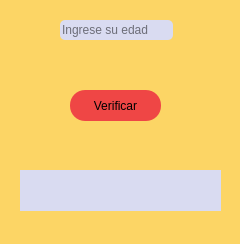
<?xml version="1.0" encoding="UTF-8"?>
<ui version="4.0">
 <class>MainWindow</class>
 <widget class="QMainWindow" name="MainWindow">
  <property name="geometry">
   <rect>
    <x>0</x>
    <y>0</y>
    <width>240</width>
    <height>244</height>
   </rect>
  </property>
  <property name="windowTitle">
   <string>MainWindow</string>
  </property>
  <property name="styleSheet">
   <string notr="true">background-color: rgb(252, 213, 101);</string>
  </property>
  <widget class="QWidget" name="centralwidget">
   <widget class="QLineEdit" name="ano_txt">
    <property name="geometry">
     <rect>
      <x>60</x>
      <y>20</y>
      <width>113</width>
      <height>20</height>
     </rect>
    </property>
    <property name="styleSheet">
     <string notr="true">background-color: rgb(217, 219, 241);
border-radius:5px;</string>
    </property>
    <property name="placeholderText">
     <string>Ingrese su edad</string>
    </property>
   </widget>
   <widget class="QPushButton" name="btn_calcular">
    <property name="geometry">
     <rect>
      <x>70</x>
      <y>90</y>
      <width>91</width>
      <height>31</height>
     </rect>
    </property>
    <property name="styleSheet">
     <string notr="true">QPushButton{
	
	background-color: rgb(239, 70, 69);
	border-radius: 15px;
	font: 75 10pt &quot;Perpetua&quot;;
	
}
QPushButton:hover{
	border:3px  solid rgb(254, 215, 102);
	
	color: rgb(255, 255, 255);
	background-color: rgb(0, 159, 183);
}</string>
    </property>
    <property name="text">
     <string>Verificar</string>
    </property>
   </widget>
   <widget class="QLabel" name="Resultado">
    <property name="geometry">
     <rect>
      <x>20</x>
      <y>170</y>
      <width>201</width>
      <height>41</height>
     </rect>
    </property>
    <property name="styleSheet">
     <string notr="true">background-color: rgb(217, 219, 241);
</string>
    </property>
    <property name="text">
     <string/>
    </property>
   </widget>
  </widget>
 </widget>
 <resources/>
 <connections/>
</ui>
